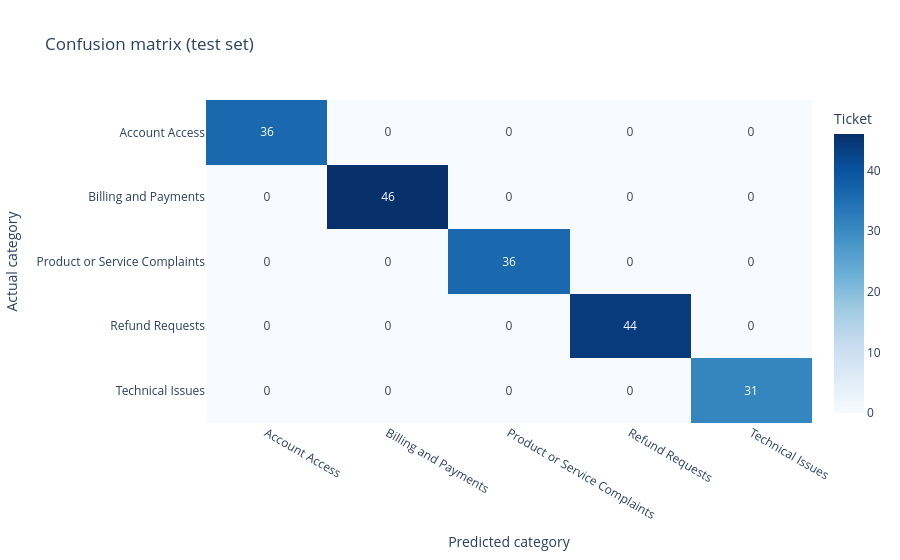

The notebook cell this image was saved under:
### Code cell
cm = confusion_matrix(y_test, y_pred, labels=labels)    #count of (actual, predicted) parts

fig = px.imshow(cm, x=labels, y=labels, text_auto=True,     #heatmap eith the numbers written inside
                aspect="auto",                          # stretch the cell to fill the chart
                color_continuous_scale="Blues",    # dark blue = large number
                labels=dict(x="Predicted category", y="Actual category", color="Ticket"),   #axis names
                title="Confusion matrix (test set)")   # chart title
fig.update_xaxes(tickangle=30)           # tilt long labels so they fit
fig.show()                       #draw the shart

### Figure 1 — Plotly figure (JSON) as saved in the notebook; plotly's stock layout.template omitted (floating-point values rounded to 4 significant figures)
{"data": [{"coloraxis": "coloraxis", "hovertemplate": "Predicted category: %{x}<br>Actual category: %{y}<br>Ticket: %{z}<extra></extra>", "name": "0", "texttemplate": "%{z}", "type": "heatmap", "x": ["Account Access", "Billing and Payments", "Product or Service Complaints", "Refund Requests", "Technical Issues"], "xaxis": "x", "y": ["Account Access", "Billing and Payments", "Product or Service Complaints", "Refund Requests", "Technical Issues"], "yaxis": "y", "z": [[36, 0, 0, 0, 0], [0, 46, 0, 0, 0], [0, 0, 36, 0, 0], [0, 0, 0, 44, 0], [0, 0, 0, 0, 31]]}], "layout": {"coloraxis": {"colorbar": {"title": {"text": "Ticket"}}, "colorscale": [[0, "rgb(247,251,255)"], [0.125, "rgb(222,235,247)"], [0.25, "rgb(198,219,239)"], [0.375, "rgb(158,202,225)"], [0.5, "rgb(107,174,214)"], [0.625, "rgb(66,146,198)"], [0.75, "rgb(33,113,181)"], [0.875, "rgb(8,81,156)"], [1, "rgb(8,48,107)"]]}, "title": {"text": "Confusion matrix (test set)"}, "xaxis": {"anchor": "y", "domain": [0, 1], "tickangle": 30, "title": {"text": "Predicted category"}}, "yaxis": {"anchor": "x", "autorange": "reversed", "domain": [0, 1], "title": {"text": "Actual category"}}}}
